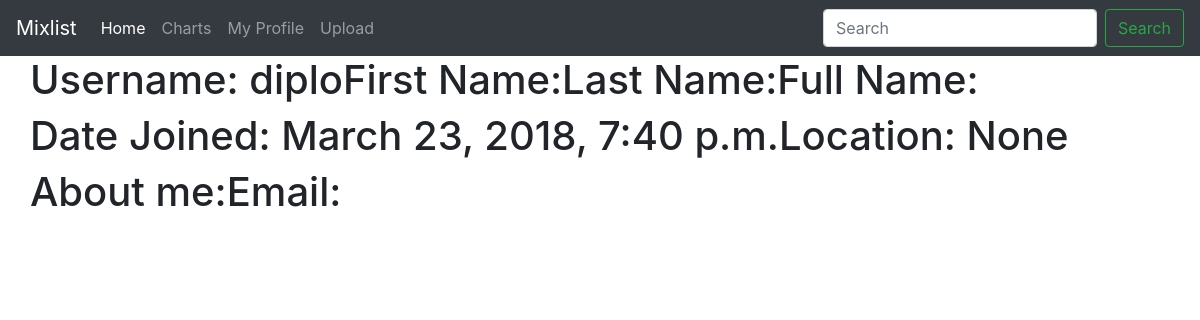
Page /profile/2 on the earlier database version.
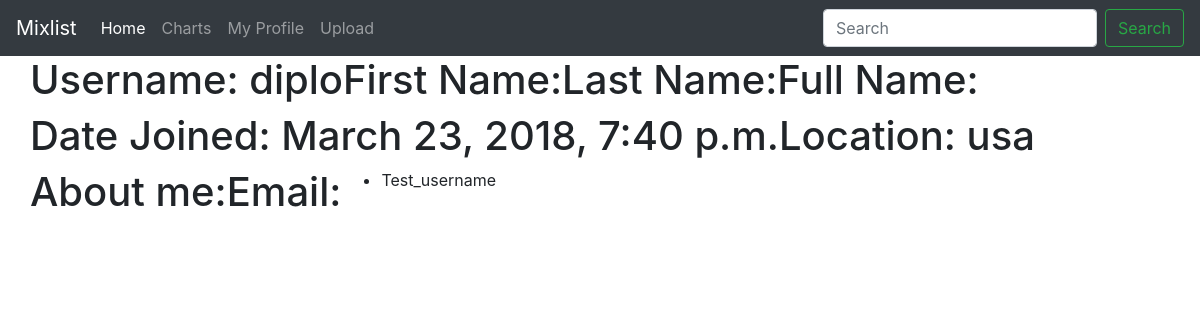
Same page on the later database version.
### mixlist/models.py (models this page shows, shortened)
class Profile(models.Model):
    user = models.OneToOneField(User, on_delete=models.CASCADE)
    location = models.CharField(max_length = 25, blank=True, null=True)
    about_me = models.TextField(blank=True, null=True)
    following = models.ManyToManyField('self', blank=True)
    favorites = models.ManyToManyField('Mix', blank=True)

### mixlist/views.py (the view)
# urls.py: path('profile/<int:pk>', ProfileView.as_view(), name='profile'),
class ProfileView(generic.DetailView):
	model = Profile
	template_name = 'profile_template.html'

### mixlist/templates/profile_template.html (shortened to what this page needs)
{% extends "base_generic.html" %}
{% block content %}
<div class="container">
  <div class="row">
    <h1>Username: {{ profile.user.username}}</h1>
    <h1>First Name: {{ profile.user.first_name }}</h1>
    <h1>Last Name: {{ profile.user.last_name }}</h1>
    <h1>Full Name: {{ profile.user.get_full_name }}</h1>
    <h1>Date Joined: {{ profile.user.date_joined }}</h1>
    <h1>Location: {{ profile.location }}</h1>
    <h1>About me: {{ profile.about_me }}</h1>
    <h1>Email: {{ profile.user.email }}</h1>
    <ul>
    	{% for profile in profile.following.all %}
    	<li>{{ profile.user.username }}</li>
    	{% endfor %}
    </ul>
  </div>
</div>
{% endblock %}

### mixlist/templates/base_generic.html (shortened to what this page needs)
{% load static %}
<html>
    <head>
        <link rel="stylesheet" href="https://maxcdn.bootstrapcdn.com/bootstrap/4.0.0/css/bootstrap.min.css">
        <link rel="stylesheet" type="text/css" href="{% static 'mixlist/site.css' %}" />
    </head>
    <body>
        {% block navbar %}
        <nav class="navbar navbar-expand-md navbar-dark fixed-top bg-dark">
            <a class="navbar-brand" href="#">Mixlist</a>
            <div class="collapse navbar-collapse" id="navbarCollapse">
                <ul class="navbar-nav mr-auto">
                <li class="nav-item active">
                    <a class="nav-link" href="#">Home <span class="sr-only">(current)</span></a>
                </li>
                <li class="nav-item">
                    <a class="nav-link" href="#">Charts</a>
                </li>
                <li class="nav-item">
                    <a class="nav-link" href="#">My Profile</a>
                </li>
				<li class="nav-item">
                    <a class="nav-link" href="{% url 'upload-mix' %}">Upload</a>
                </li>
                </ul>
				<form class="form-inline my-2 my-lg-0">
					<input class="form-control mr-sm-2" type="search" placeholder="Search" aria-label="Search">
					<button class="btn btn-outline-success my-2 my-sm-0" type="submit">Search</button>
				</form>
            </div>
        </nav>
        {% endblock %}
        {% block content %}
        {% endblock %}
    </body>
</html>

### mixlist/static/mixlist/site.css (style rules this page uses)
body { padding-top: 56px; }

Differences in the rows shown:
changed Profile "diplo": location "None" → "usa"
added Profile: user.username "Test_username"
